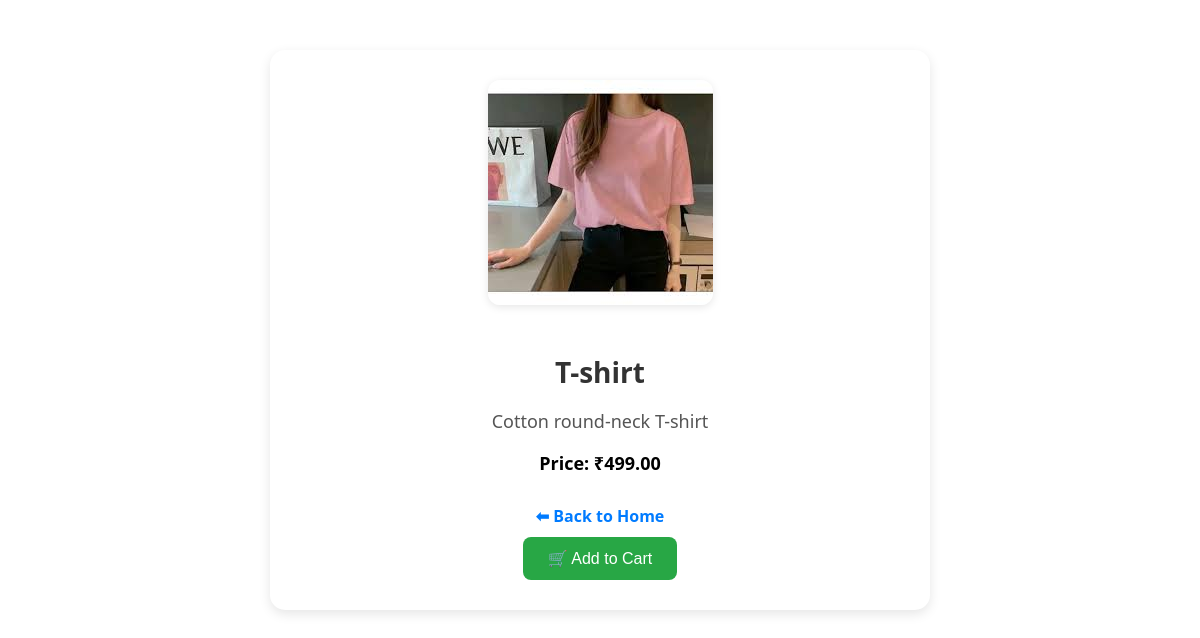
/product/1/, run on the app's committed database.
### store/models.py (models this page shows)
class Product(models.Model):
    name = models.CharField(max_length=100)
    price = models.DecimalField(max_digits=8, decimal_places=2)
    description = models.TextField(blank=True)
    image = models.ImageField(upload_to='products/', null=True, blank=True)
    def __str__(self):
        return self.name

### store/views.py (the view)
# urls.py: path('product/<int:product_id>/', views.product_detail, name='product_detail'),
def product_detail(request, product_id):
    print("product_id:", product_id)
    product = get_object_or_404(Product, id=product_id)
    print("product:", product)
    return render(request, 'store/product_detail.html', {'product': product})

### store/templates/store/product_detail.html (shortened to what this page needs)
{% extends 'store/base.html' %}
{% block content %}
<div class="product-detail">
    {% if product.image %}
        <img src="{{ product.image.url }}" alt="{{ product.name }}">
    {% endif %}
    <h2>{{ product.name }}</h2>
    <p>{{ product.description }}</p>
    <p><strong>Price: ₹{{ product.price }}</strong></p>
    <a href="{% url 'home' %}">⬅ Back to Home</a>
    <form method="post" action="{% url 'add_to_cart' product.id %}">
        <button type="submit">🛒 Add to Cart</button>
    </form>
</div>
{% endblock %}

### store/templates/store/product_detail.html (style rules this page uses)
.product-detail { max-width: 600px; margin: 50px auto; padding: 30px; background-color: #fff; border-radius: 15px; box-shadow: 0 4px 12px rgba(0, 0, 0, 0.1); text-align: center; font-family: 'Segoe UI', Tahoma, Geneva, Verdana, sans-serif; }
.product-detail img { max-width: 100%; border-radius: 12px; margin-bottom: 20px; box-shadow: 0 2px 8px rgba(0,0,0,0.1); }
.product-detail h2 { font-size: 28px; margin-bottom: 10px; color: #333; }
.product-detail p { font-size: 18px; color: #555; margin-bottom: 10px; }
.product-detail strong { color: #000; }
.product-detail a { display: inline-block; margin: 20px 0 10px; text-decoration: none; color: #007bff; font-weight: 600; }
.product-detail button { background-color: #28a745; color: #fff; border: none; padding: 12px 25px; border-radius: 8px; font-size: 16px; cursor: pointer; transition: background-color 0.3s ease; }

### data on the page
Product: image (picture), name "T-shirt", description "Cotton round-neck T-shirt", price "499.00"
